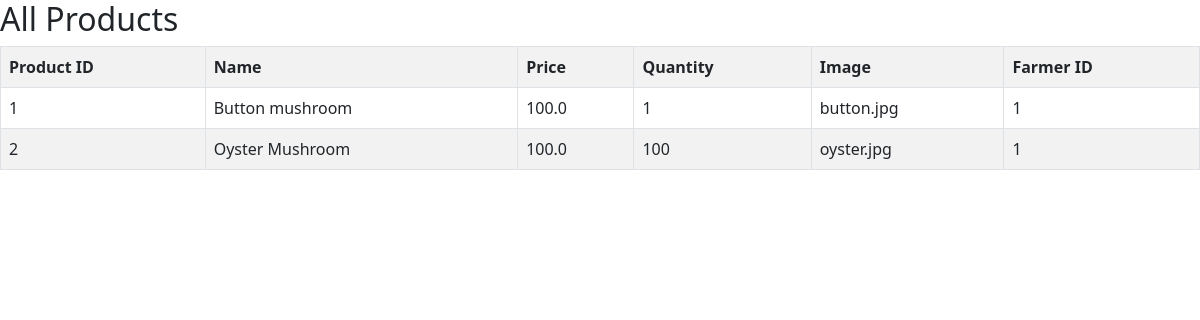
Screenshot of /admin/products (signed in) with the database file from the repository.
### tables this page shows
CREATE TABLE products (
    product_id INTEGER PRIMARY KEY AUTOINCREMENT,
    name TEXT,
    price REAL,
    quantity INTEGER,
    image TEXT,
    farmer_id INTEGER
);

### app.py (the view)
@app.route("/admin/products")
def admin_products():
    if "admin" not in session:
        return "Please login as admin first!"
    conn = get_db_connection()
    cursor = conn.cursor()
    cursor.execute("SELECT * FROM products")
    products = cursor.fetchall()
    conn.close()
    return render_template("view_all_products.html", products=products)

### app.py (called while the page is built)
def get_db_connection():
    conn = sqlite3.connect("mushroom_cart.db")
    conn.row_factory = sqlite3.Row
    return conn

### templates/view_all_products.html (shortened to what this page needs)
<!DOCTYPE html>
<html>
<head>
    <link href="https://cdn.jsdelivr.net/npm/bootstrap@5.3.0/dist/css/bootstrap.min.css" rel="stylesheet">
</head>
<body>
    <h2>All Products</h2>
    <table class="table table-striped table-bordered">
        <tr>
            <th>Product ID</th>
            <th>Name</th>
            <th>Price</th>
            <th>Quantity</th>
            <th>Image</th>
            <th>Farmer ID</th>
        </tr>
        {% for product in products %}
        <tr>
            <td>{{ product[0] }}</td>
            <td>{{ product[1] }}</td>
            <td>{{ product[2] }}</td>
            <td>{{ product[3] }}</td>
            <td>{{ product[4] }}</td>
            <td>{{ product[5] }}</td>
        </tr>
        {% endfor %}
    </table>
</body>
</html>

### rows the page displays
products: product_id "1", name "Button mushroom", price "100.0", quantity "1", image "button.jpg", farmer "1"
products: product_id "2", name "Oyster Mushroom", price "100.0", quantity "100", image "oyster.jpg", farmer "1"
